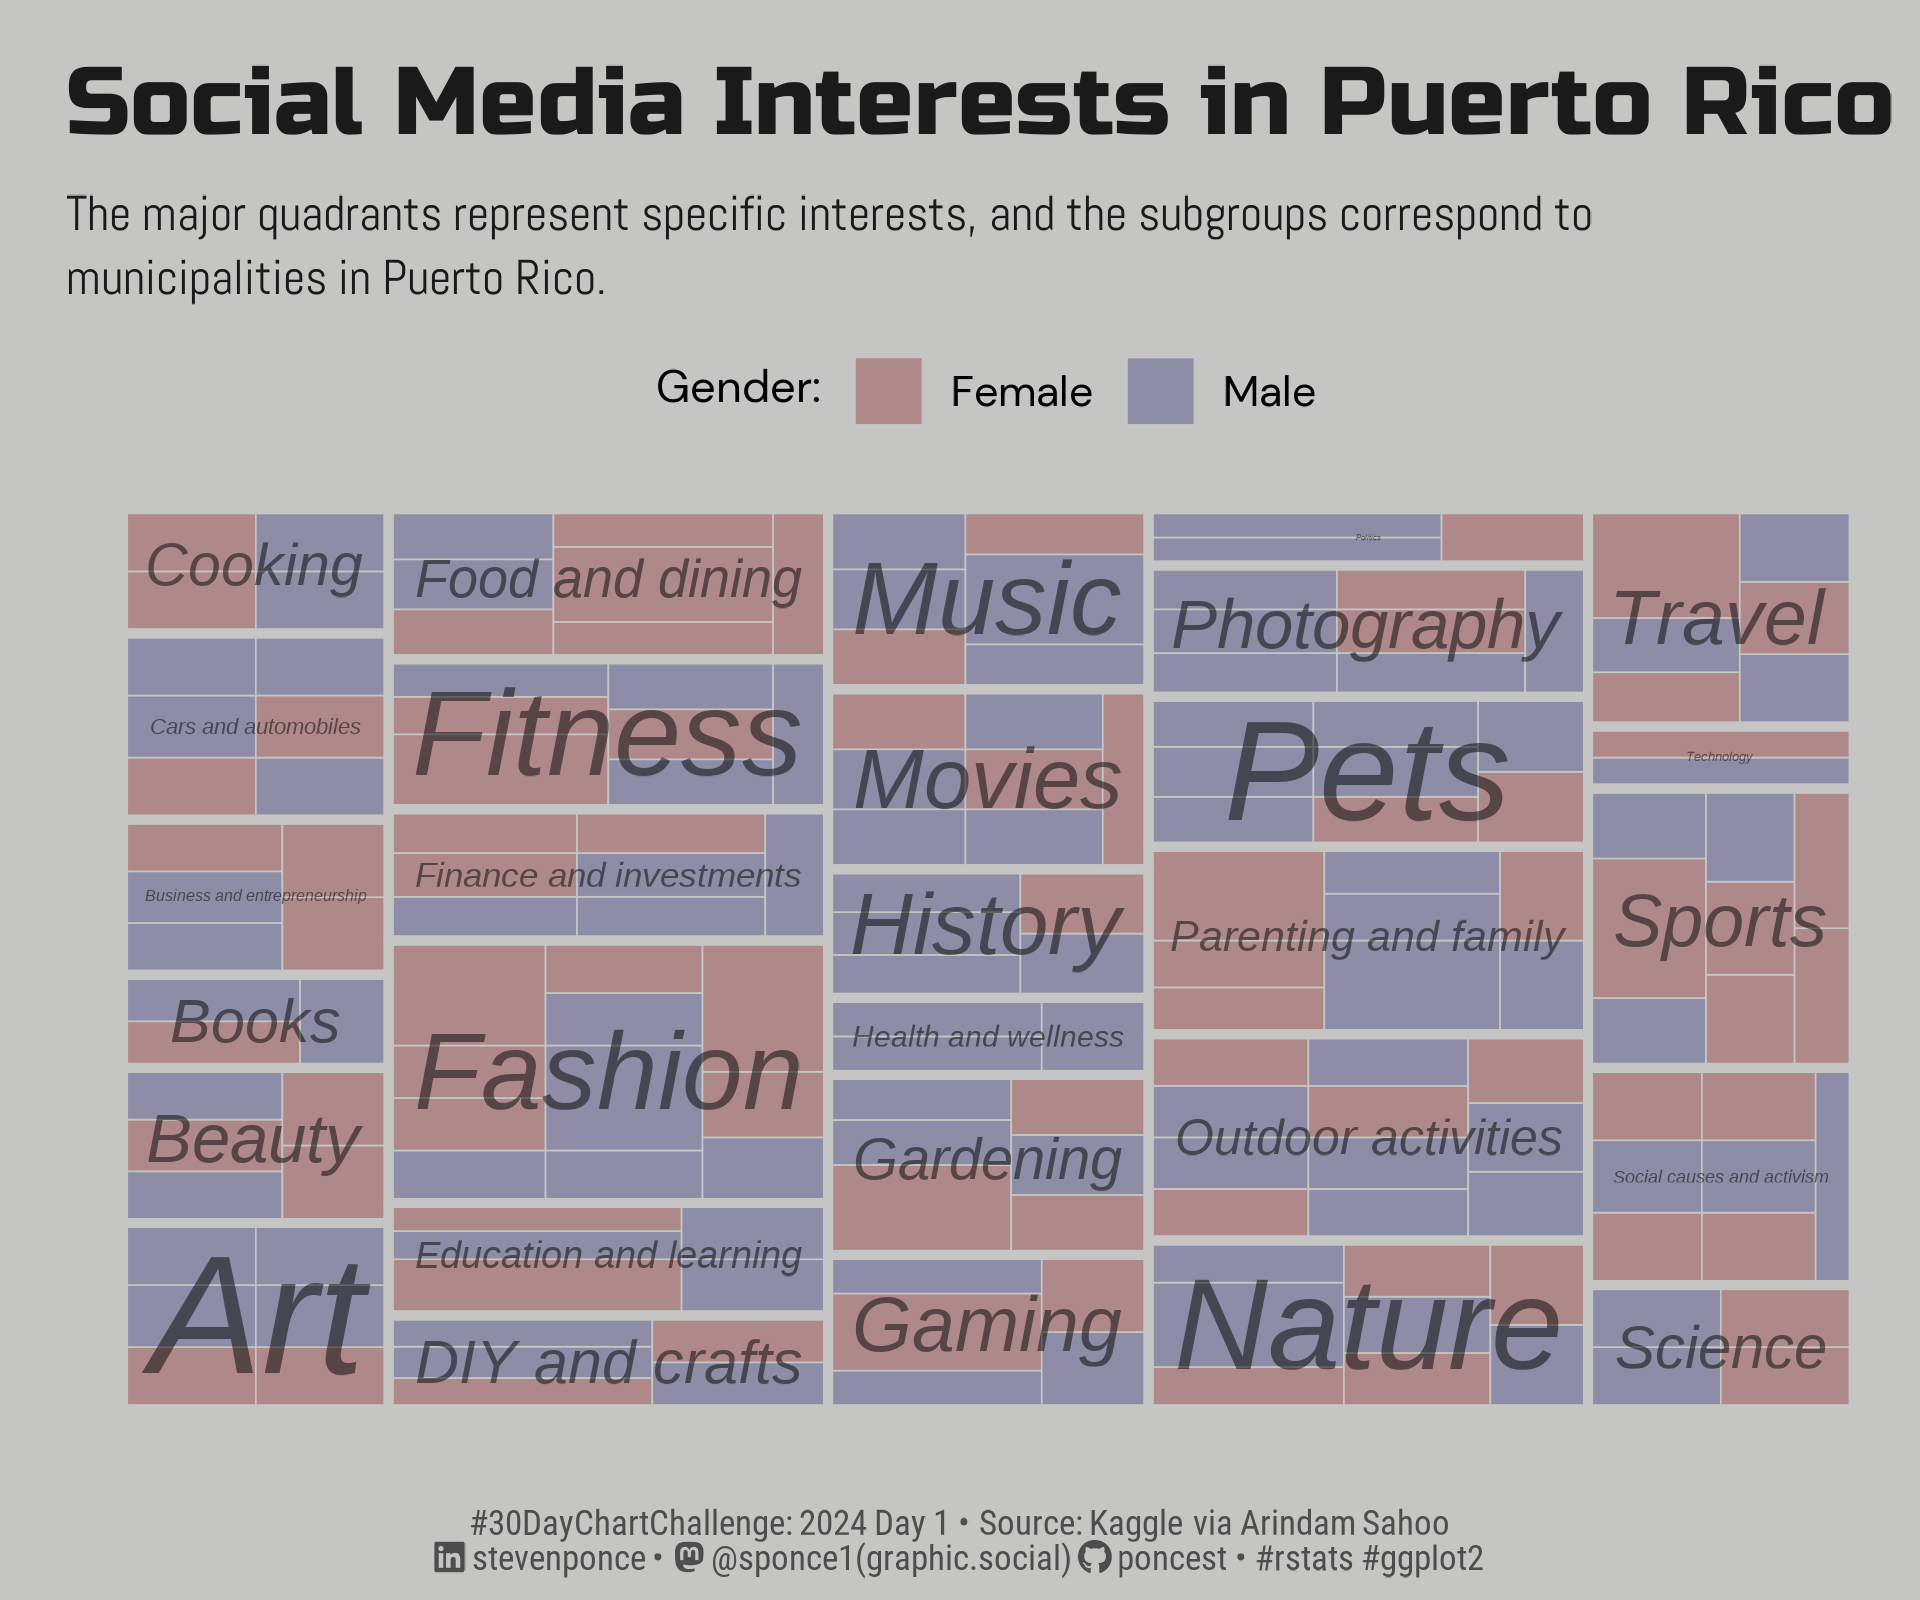

Source code (R):

## Challenge: #30DayChartChallenge 2024 day 01
## Topic:     Comparison | part-to-whole
## Author:    Steven Ponce
## Date:      2024-04-01

## Data:      Social Media Users Dataset (via Arindam Sahoo) 
## Link:      https://www.kaggle.com/datasets/arindamsahoo/social-media-users


## 1. LOAD PACKAGES & SETUP ----  
pacman::p_load(
tidyverse, # Easily Install and Load the 'Tidyverse'
ggtext,    # Improved Text Rendering Support for 'ggplot2'
showtext,  # Using Fonts More Easily in R Graphs
janitor,   # Simple Tools for Examining and Cleaning Dirty Data
skimr,     # Compact and Flexible Summaries of Data
scales,    # Scale Functions for Visualization
lubridate, # Make Dealing with Dates a Little Easier
treemapify # Draw Treemaps in 'ggplot2'
)


### |- figure size ---- 
camcorder::gg_record( 
  dir    = here::here("temp_plots"), 
  device = "png",
  width  = 6,
  height = 5,
  units  = "in",
  dpi    = 320)

### |- resolution ---- 
showtext_opts(dpi = 320, regular.wt = 300, bold.wt = 800)


## 2. READ IN THE DATA ----
social_media <- read_csv(here::here("2024/data/SocialMediaUsersDataset.csv")) |> 
            clean_names() |> glimpse()


## 3. EXAMINING THE DATA ----
glimpse(social_media)
skim(social_media)
colnames(social_media)


## 4. TIDYDATA ----

### |- Tidy ----
social_media_longer <- social_media |>
  # Separate wider
  separate_wider_delim(
    cols      = interests,
    delim     = ", ",
    names_sep = "_",
    too_few   = "align_end"
  ) |>
  # Pivot longer
  pivot_longer(
    cols = c(-user_id, -name, -gender, -dob, -city, -country),
    names_to  = "temp",
    values_to = "interests"
  ) |>
  # Format interest column
  mutate(interests = str_remove_all(string = interests, pattern = "'")) |>
  # Drop temp column
  select(-temp) |>
  # Remove NAs
  filter(!is.na(interests))

social_media_longer |> count(country, sort = TRUE) 
social_media_longer |> count(interests, sort = TRUE) 


# Filtered data
data_plot <- social_media_longer |>
  # Filter for PR only
  filter(country == "Puerto Rico") |>
  # Summary
  summarise(
    .by   = c(gender, city, interests),
    count = n()
  ) |>
  mutate(pct = count / sum(count)) |>
  ungroup()



# 5. VISUALIZATION ---- 

### |- plot aesthetics ---- 
bkg_col      <- colorspace::darken('#dedfdb', 0.1)      
title_col    <- "#1a1a1a"              
subtitle_col <- "gray30"    
caption_col  <- "gray30"   
text_col     <- "gray30"     
col_palette  <- c("#af8889", "#8d8da7")


### |-  titles and caption ----
# icons
tt <- str_glue("#30DayChartChallenge: { 2024 } Day { 01 } &bull; Source: Kaggle via Arindam Sahoo<br>")  
li <- str_glue("<span style='font-family:fa6-brands'>&#xf08c;</span>")  
gh <- str_glue("<span style='font-family:fa6-brands'>&#xf09b;</span>")
mn <- str_glue("<span style='font-family:fa6-brands'>&#xf4f6;</span>")

# text
title_text    <- str_glue("Social Media Interests in Puerto Rico") 

subtitle_text <- str_glue("The major quadrants represent specific interests, and the subgroups correspond to\nmunicipalities in Puerto Rico.")

fill_text     <- "Gender: "

caption_text  <- str_glue("{tt} {li} stevenponce &bull; {mn} @sponce1(graphic.social) {gh} poncest &bull; #rstats #ggplot2")


### |-  fonts ----
font_add('fa6-brands', 'fonts/6.4.2/Font Awesome 6 Brands-Regular-400.otf') 
font_add_google("Russo One", regular.wt = 400, family = "title")       
font_add_google("Abel", family = "subtitle")  
font_add_google("DM Sans", regular.wt = 400, family = "text")        
font_add_google("Roboto Condensed", family = "caption")
showtext_auto(enable = TRUE)  

### |-  plot theme ----
theme_set(theme_minimal(base_size = 12, base_family = "text"))

theme_update(
  plot.title.position   = "plot",
  plot.caption.position = "plot",
  legend.position       = "top",
  plot.margin           = margin(t = 10, r = 15, b = 0, l = 15),
  plot.background       = element_rect(fill = bkg_col, color = bkg_col),
  panel.background      = element_rect(fill = bkg_col, color = bkg_col),
  axis.title.x          = element_text(margin = margin(10, 0, 0, 0), size = rel(1), color = text_col, family = "text", face = "bold"),
  axis.title.y          = element_text(margin = margin(0, 10, 0, 0), size = rel(1), color = text_col, family = "text", face = "bold"),
  axis.text             = element_text(size = rel(1), color = text_col, family = "text"),
  axis.line.x           = element_line(color = "gray90", linewidth = .2),
  panel.grid.minor.y    = element_blank(),
  panel.grid.major.y    = element_line(linetype = "dotted", linewidth = 0.05, color = "gray"),
  panel.grid.minor.x    = element_blank(),
  panel.grid.major.x    = element_line(linetype = "dotted", linewidth = 0.1, color = "gray"),
)


### |-  final plot ----  

# Reference: https://cran.r-project.org/web/packages/treemapify/vignettes/introduction-to-treemapify.html

data_plot |>
  ggplot(aes(
    area     = count,
    label    = city,
    subgroup = interests,
    fill     = gender)
    ) +
  # Geoms
  geom_treemap(
    layout = "fixed",
    start  = "bottomleft",
    color  = bkg_col
    ) +          
  geom_treemap_subgroup_border(
    layout = "fixed", 
    size   = 3,
    color  = bkg_col
  ) +          
  geom_treemap_subgroup_text(
    layout    = "fixed",
    place     = "centre",
    grow      = TRUE,
    alpha     = 0.5,
    color     = "black",
    family    = "text_",
    fontface  = "italic",
    min.size  = 0,
    padding.x = unit(2, "mm"),
    padding.y = unit(2, "mm")
  ) +
  
  # Scales
  scale_fill_manual(values = col_palette) +
  coord_cartesian(expand = FALSE, clip = 'off') +

  # Labs
  labs(
    x        = element_blank(),
    y        = element_blank(),
    title    = title_text,
    subtitle = subtitle_text,
    caption  = caption_text,
    fill     = fill_text
    ) +
  
  # Theme
theme(
  legend.title = element_markdown(size = rel(.85), hjust = 0.5),
  legend.text = element_text(size = rel(0.8)),
  
  plot.title = element_text(
    size          = rel(1.80),
    family        = "title",
    face          = "bold",
    color         = title_col,
    margin        = margin(t = 5, b = 5)
  ),
  plot.subtitle = element_text(
    size          = rel(.92),
    family        = "subtitle",
    color         = title_col,
    lineheight    = 1.1,
    margin        = margin(t = 5, b = 5)
  ),
  plot.caption = element_markdown(
    size          = rel(.65),
    family        = "caption",
    color         = caption_col,
    lineheight    = 0.65,
    hjust         = 0.5,
    halign        = 0.5,
    margin        = margin(t = 10, b = 5)
  ),
)


# 6. SESSION INFO ----  
sessioninfo::session_info(include_base = TRUE) 

# ─ Session info ─────────────────────────────────────────────────────────────────────────
# setting  value
# version  R version 4.3.3 (2024-02-29 ucrt)
# os       Windows 10 x64 (build 19045)
# system   x86_64, mingw32
# ui       RStudio
# language (EN)
# collate  English_United States.utf8
# ctype    English_United States.utf8
# tz       America/New_York
# date     2024-03-31
# rstudio  2023.12.1+402 Ocean Storm (desktop)
# pandoc   NA
# 
# ─ Packages ─────────────────────────────────────────────────────────────────────────────
# ! package     * version  date (UTC) lib source
# P annotater     0.2.3    2024-01-26 [?] CRAN (R 4.3.3)
# base        * 4.3.3    2024-02-29 [2] local
# P base64enc     0.1-3    2015-07-28 [?] CRAN (R 4.3.0)
# P bit           4.0.5    2022-11-15 [?] CRAN (R 4.3.0)
# P bit64         4.0.5    2020-08-30 [?] CRAN (R 4.3.0)
# P camcorder     0.1.0    2022-10-03 [?] CRAN (R 4.3.0)
# cli           3.6.2    2023-12-11 [1] CRAN (R 4.3.3)
# P colorspace    2.1-0    2023-01-23 [?] CRAN (R 4.3.0)
# P commonmark    1.9.0    2023-03-17 [?] CRAN (R 4.3.0)
# P compiler      4.3.3    2024-02-29 [?] local
# P crayon        1.5.2    2022-09-29 [?] CRAN (R 4.3.0)
# P curl          5.2.0    2023-12-08 [?] RSPM (R 4.3.0)
# P datasets    * 4.3.3    2024-02-29 [?] local
# P digest        0.6.33   2023-07-07 [?] CRAN (R 4.3.1)
# P dplyr       * 1.1.4    2023-11-17 [?] RSPM (R 4.3.0)
# P fansi         1.0.6    2023-12-08 [?] RSPM (R 4.3.0)
# P farver        2.1.1    2022-07-06 [?] CRAN (R 4.3.0)
# P fastmap       1.1.1    2023-02-24 [?] CRAN (R 4.3.0)
# P forcats     * 1.0.0    2023-01-29 [?] CRAN (R 4.3.0)
# P generics      0.1.3    2022-07-05 [?] CRAN (R 4.3.0)
# P ggfittext     0.10.2   2024-02-01 [?] CRAN (R 4.3.3)
# P ggplot2     * 3.5.0    2024-02-23 [?] CRAN (R 4.3.2)
# P ggtext      * 0.1.2    2022-09-16 [?] CRAN (R 4.3.0)
# P gifski        1.12.0-2 2023-08-12 [?] CRAN (R 4.3.1)
# P glue          1.7.0    2024-01-09 [?] CRAN (R 4.3.2)
# P graphics    * 4.3.3    2024-02-29 [?] local
# P grDevices   * 4.3.3    2024-02-29 [?] local
# P grid          4.3.3    2024-02-29 [?] local
# P gridtext      0.1.5    2022-09-16 [?] CRAN (R 4.3.0)
# P gtable        0.3.4    2023-08-21 [?] CRAN (R 4.3.1)
# P here          1.0.1    2020-12-13 [?] CRAN (R 4.3.0)
# P hms           1.1.3    2023-03-21 [?] CRAN (R 4.3.0)
# P htmltools     0.5.7    2023-11-03 [?] RSPM (R 4.3.0)
# P janitor     * 2.2.0    2023-02-02 [?] CRAN (R 4.3.0)
# P jsonlite      1.8.8    2023-12-04 [?] RSPM (R 4.3.0)
# P knitr         1.45     2023-10-30 [?] RSPM (R 4.3.0)
# P lifecycle     1.0.4    2023-11-07 [?] CRAN (R 4.3.2)
# P lubridate   * 1.9.3    2023-09-27 [?] RSPM (R 4.3.0)
# P magick        2.8.3    2024-02-18 [?] CRAN (R 4.3.3)
# P magrittr      2.0.3    2022-03-30 [?] CRAN (R 4.3.0)
# P markdown      1.12     2023-12-06 [?] CRAN (R 4.3.2)
# P methods     * 4.3.3    2024-02-29 [?] local
# P munsell       0.5.0    2018-06-12 [?] CRAN (R 4.3.0)
# P pacman        0.5.1    2019-03-11 [?] CRAN (R 4.3.0)
# P parallel      4.3.3    2024-02-29 [?] local
# P pillar        1.9.0    2023-03-22 [?] CRAN (R 4.3.0)
# P pkgconfig     2.0.3    2019-09-22 [?] CRAN (R 4.3.0)
# P purrr       * 1.0.2    2023-08-10 [?] CRAN (R 4.3.1)
# P R.cache       0.16.0   2022-07-21 [?] CRAN (R 4.3.2)
# P R.methodsS3   1.8.2    2022-06-13 [?] CRAN (R 4.3.1)
# P R.oo          1.26.0   2024-01-24 [?] CRAN (R 4.3.2)
# P R.utils       2.12.3   2023-11-18 [?] CRAN (R 4.3.2)
# P R6            2.5.1    2021-08-19 [?] CRAN (R 4.3.0)
# P ragg          1.2.7    2023-12-11 [?] RSPM (R 4.3.0)
# P Rcpp          1.0.11   2023-07-06 [?] CRAN (R 4.3.1)
# P readr       * 2.1.5    2024-01-10 [?] CRAN (R 4.3.2)
# renv          1.0.5    2024-02-29 [1] CRAN (R 4.3.3)
# P repr          1.1.6    2023-01-26 [?] CRAN (R 4.3.0)
# P rlang         1.1.3    2024-01-10 [?] CRAN (R 4.3.2)
# P rprojroot     2.0.4    2023-11-05 [?] RSPM (R 4.3.0)
# P rstudioapi    0.15.0   2023-07-07 [?] CRAN (R 4.3.1)
# P rsvg          2.6.0    2023-10-08 [?] RSPM (R 4.3.0)
# P scales      * 1.3.0    2023-11-28 [?] CRAN (R 4.3.2)
# P sessioninfo   1.2.2    2021-12-06 [?] CRAN (R 4.3.0)
# P showtext    * 0.9-7    2024-03-02 [?] CRAN (R 4.3.3)
# P showtextdb  * 3.0      2020-06-04 [?] CRAN (R 4.3.0)
# P skimr       * 2.1.5    2022-12-23 [?] CRAN (R 4.3.0)
# P snakecase     0.11.1   2023-08-27 [?] CRAN (R 4.3.1)
# P stats       * 4.3.3    2024-02-29 [?] local
# P stringi       1.8.3    2023-12-11 [?] RSPM (R 4.3.0)
# P stringr     * 1.5.1    2023-11-14 [?] RSPM (R 4.3.0)
# P styler        1.10.2   2023-08-29 [?] CRAN (R 4.3.2)
# P svglite       2.1.1    2023-01-10 [?] CRAN (R 4.3.0)
# P sysfonts    * 0.8.9    2024-03-02 [?] CRAN (R 4.3.3)
# P systemfonts   1.0.5    2023-10-09 [?] RSPM (R 4.3.0)
# P textshaping   0.3.6    2021-10-13 [?] CRAN (R 4.3.0)
# P tibble      * 3.2.1    2023-03-20 [?] CRAN (R 4.3.0)
# P tidyr       * 1.3.1    2024-01-24 [?] CRAN (R 4.3.2)
# tidyselect    1.2.1    2024-03-11 [1] CRAN (R 4.3.3)
# P tidyverse   * 2.0.0    2023-02-22 [?] CRAN (R 4.3.0)
# P timechange    0.2.0    2023-01-11 [?] CRAN (R 4.3.0)
# P tools         4.3.3    2024-02-29 [?] local
# P treemapify  * 2.5.6    2023-09-30 [?] CRAN (R 4.3.3)
# P tzdb          0.4.0    2023-05-12 [?] CRAN (R 4.3.0)
# P utf8          1.2.4    2023-10-22 [?] CRAN (R 4.3.2)
# P utils       * 4.3.3    2024-02-29 [?] local
# P vctrs         0.6.5    2023-12-01 [?] CRAN (R 4.3.2)
# P vroom         1.6.5    2023-12-05 [?] RSPM (R 4.3.0)
# P withr         3.0.0    2024-01-16 [?] CRAN (R 4.3.2)
# P xfun          0.41     2023-11-01 [?] CRAN (R 4.3.2)
# P xml2          1.3.6    2023-12-04 [?] RSPM (R 4.3.0)
# 
# [1] C:/Users/poncest/OneDrive - Bristol Myers Squibb/RStudio/_CHALLENGES/30DayChartChallenge/renv/library/R-4.3/x86_64-w64-mingw32
# [2] C:/Users/poncest/AppData/Local/R/cache/R/renv/sandbox/R-4.3/x86_64-w64-mingw32/07866f9d
# 
# P ── Loaded and on-disk path mismatch.
# 
# ────────────────────────────────────────────────────────────────────────────────────────
# >
